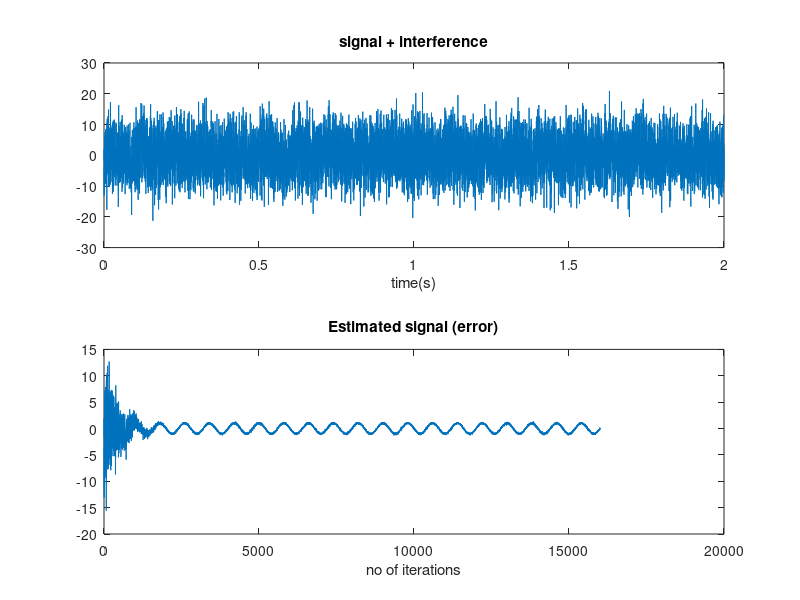
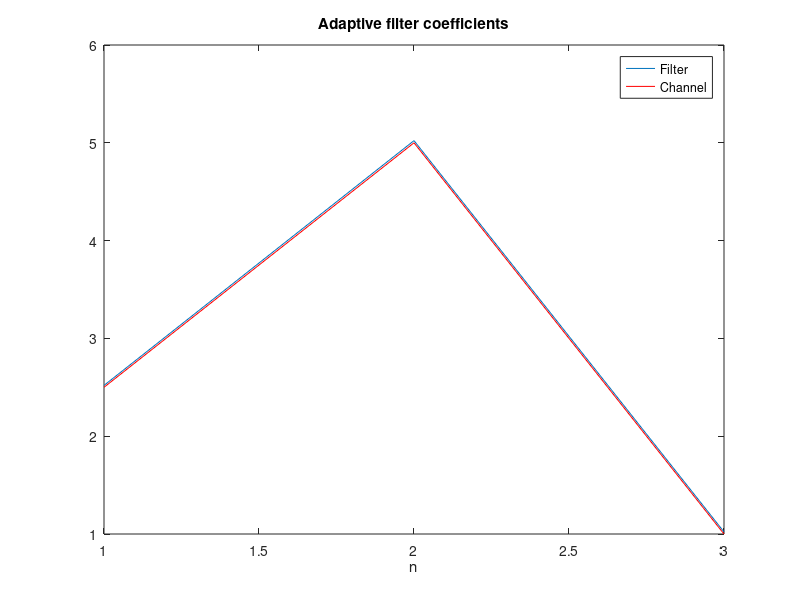

The MATLAB source for these figures, in order:
% Demonstration of LMS adaptive filtering
% in MATLAB
% J Neasham, Newcastle University, 2020

clc;
close all;
clear all;

fs = 8000;              %sampling frequency
Ts = 1/fs;              %sample period
Tmax = 2;               %signal duration
t = 0:Ts:Tmax;          %generate discrete time values (nTs)
f = 10;                 %signal frequency
N = 3;                  %number of filter coefficients
mu = 0.001;              %adaptive step size

%adaptive interference cancellation (direct system model)

Sig = sin(2*pi*f*t);                %generate sinusoid (double precision floating point)
Channel = [2.5 5 1];                %interference channel coefficients (the unknown coupling function)
Reference = randn(1,length(Sig));   %reference signal (interference source)
Interference = conv(Channel,Reference);     %interference coupled to signal
Noise = randn(1,length(Sig));        %generate white noise signal (unknown additive noise)

y = 1.0*Sig + Interference(1:length(Sig)) + 0.1*Noise;  % signal + interference + random noise

x = zeros(N,1);      %create delay line for input (x) and initialise to zero
w = zeros(N,1);            %adaptive filter coefficients (initialised to zero)

for i=1:length(y)
    for n=N:-1:2          
        x(n) = x(n-1);      %shift input delay line to the right by 1 sample (last sample is forgotten)
    end
    x(1) = Reference(i);        %insert most recent reference sample at start of delay line
    I_est = 0;                  %zero accumulator
    for n=1:N                   %calculator filter output                     
        I_est = I_est + w(n)*x(n);    %b(n)*x(i-n)
    end
    e(i) = y(i)-I_est;          %calculate error (& estimate of Sig)
    for n=1:N 
        w(n) = w(n) + 2*mu*e(i)*x(n);   %apply LMS update
    end
end

figure;
subplot(2,1,1); plot(t,y);
title('signal + interference');
xlabel('time(s)');
subplot(2,1,2); plot(e)
title('Estimated signal (error)');
xlabel('no of iterations');
figure;
plot(w)
hold;
plot(Channel,'r');
title('Adaptive filter coefficients');
legend('Filter', 'Channel');
xlabel('n');

pause(1000);

